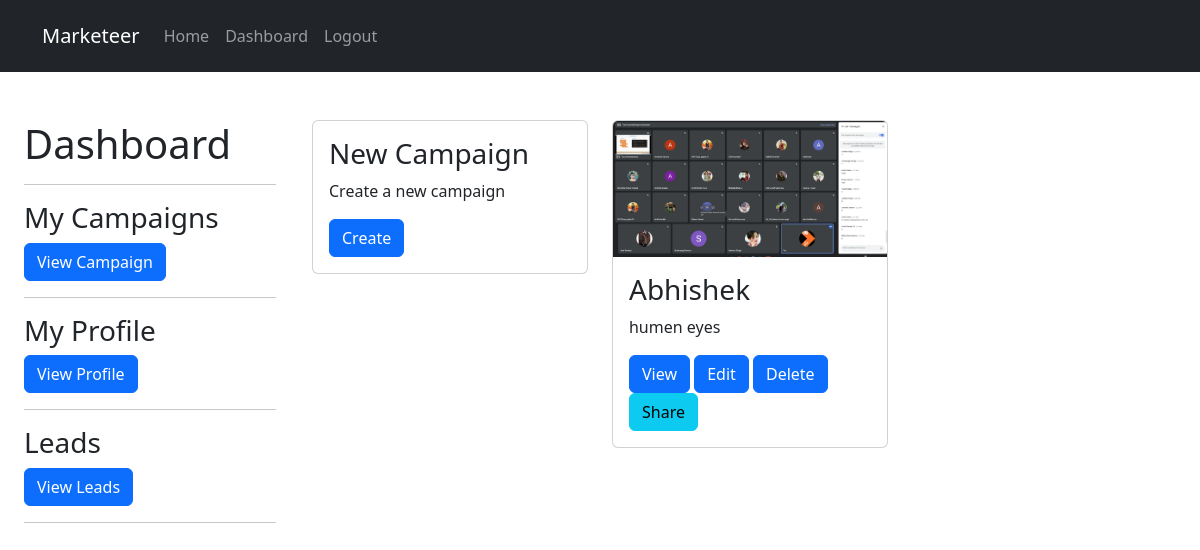
The page /profile/ (signed in) on the database as committed earlier.
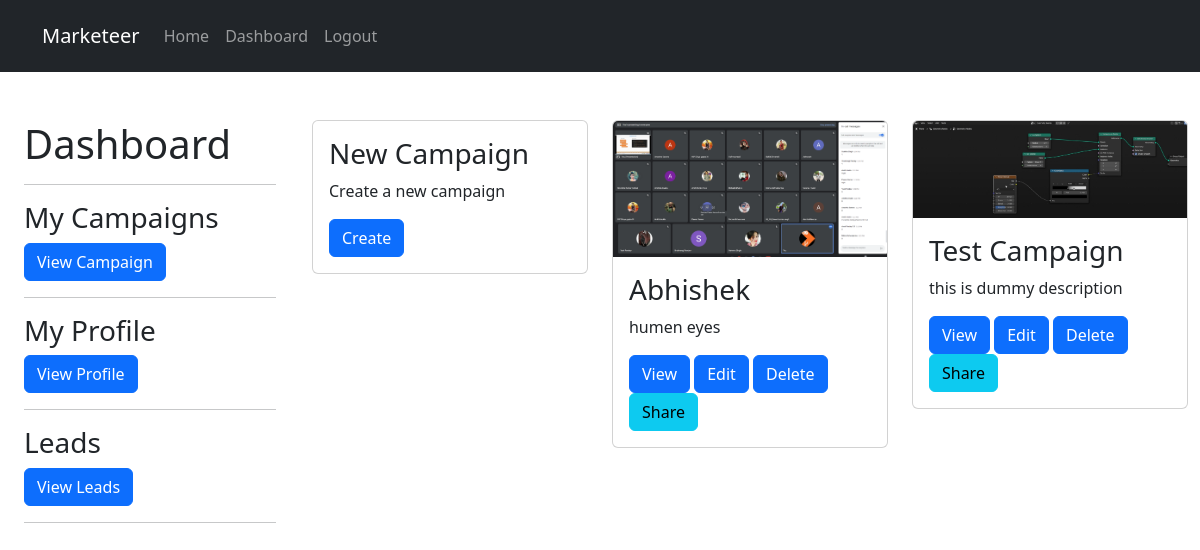
The same page on the database as committed later.
### Campaigns/models.py (models this page shows, shortened)
class Campaign(models.Model):
    name = models.CharField(max_length=255)
    slug = models.SlugField(unique=True, max_length=255)
    start_date = models.DateField()
    end_date = models.DateField()
    budget = models.DecimalField(max_digits=10, decimal_places=2)
    description = models.TextField()
    target_audience = models.TextField()
    platform = models.CharField(max_length=255)
    status = models.CharField(max_length=20, default='draft')
    image = models.ImageField(upload_to='campaign_images', null=True, blank=True)
    created_at = models.DateTimeField(auto_now_add=True)
    updated_at = models.DateTimeField(auto_now=True)
    client = models.ForeignKey(User, on_delete=models.CASCADE)

### Profile/views.py (the view)
# urls.py: path('', views.dashboard, name='dashboard'),
@login_required
def dashboard(request):
    try:
        profile = Profile.objects.get(user=request.user)
        campaigns = Campaign.objects.filter(client=request.user).order_by('-created_at')
        ctx = {'profile':profile,'campaigns':campaigns}
        return render(request,"profile/dashboard.html", ctx)
    except Profile.DoesNotExist:
        messages.error(request,"You don't have a profile yet, please add one")
        return redirect('add_profile')

### templates/profile/dashboard.html (shortened to what this page needs)
{% extends 'layout/base.html' %}
{% block content %}
<div class="container-fluid">
    <div class="row my-5">
        <div class="col-md-3">
            <div class="container-fluid">
                <div class="row">
                    <div class="col-md-12">
                        <h1>Dashboard</h1>
                        <hr>
                    </div>
                </div>
                <div class="row">
                    <div class="col-md-12">
                        <h3>My Campaigns</h3>
                        <a href="{% url 'campaigns' %}" class="btn btn-primary">View Campaign</a>
                        <hr>
                    </div>
                </div>
                <div class="row">
                    <div class="col-md-12">
                        <h3>My Profile</h3>
                        <a href="{% url 'view_profile' %}" class="btn btn-primary">View Profile</a>
                        <hr>
                    </div>
                </div>
                <div class="row">
                    <div class="col-md-12">
                        <h3>Leads</h3>
                        <a href="#" class="btn btn-primary">View Leads</a>
                        <hr>
                    </div>
                </div>
            </div>
        </div>
        <div class="col-md-9">
            <div class="row">
                <div class="col-4">
                    <div class="card">
                        <div class="card-body">
                            <h3 class="card-title">New Campaign</h3>
                            <p class="card-text">Create a new campaign</p>
                            <a href="{% url 'create_campaign' %}" class="btn btn-primary">Create</a>
                        </div>
                    </div>
                </div>
                {% for camp in campaigns %}
                <div class="col-4">
                    <div class="card">
                        {% if camp.image %}
                        <img class="card-img-top" src="{{camp.image.url}}" alt="Card image cap">
                        {% else %}
                        <img class="card-img-top" src="" alt="Card image cap">
                        {% endif %}
                        <div class="card-body">
                            <h3 class="card-title">{{camp.name}}</h3>
                            <p class="card-text">{{camp.description}}</p>
                            <a href="{% url 'campaign_detail' camp.slug %}" class="btn btn-primary">View</a>
                            <a href="{% url 'campaign_edit' camp.slug %}" class="btn btn-primary">Edit</a>
                            <a href="{% url 'campaign_delete' camp.slug %}" class="btn btn-primary">Delete</a>
                            <a href="#" class="btn btn-info">Share</a>
                        </div>
                    </div>
                </div>
                {% endfor %}
            </div>
        </div>
    </div>
</div>
{% endblock %}

### templates/layout/base.html (shortened to what this page needs)
{% load django_bootstrap5 %}
<!DOCTYPE html>
<html lang="en">
<head>
    {% bootstrap_css %}
</head>
<body>
    <header>
        {% include 'partials/navbar.html' %}
    </header>
    <main>
        {% block content %} {% endblock %}
    </main>
</body>
</html>

### templates/partials/navbar.html (shortened to what this page needs)
<nav class="navbar navbar-expand-lg navbar-dark bg-dark py-3">
    <div class="container">
        <a class="navbar-brand" href="#">Marketeer</a>
        <div class="collapse navbar-collapse" id="collapsibleNavId">
            <ul class="navbar-nav me-auto mt-2 mt-lg-0">
                <li class="nav-item">
                    <a class="nav-link" href="/" aria-current="page">Home </a>
                </li>
                {% if user.is_authenticated %}
                <li class="nav-item">
                    <a class="nav-link" href="{% url 'dashboard' %}" aria-current="page">Dashboard</a>
                </li>
                <li class="nav-item">
                    <a class="nav-link" href="{% url 'account_logout' %}" aria-current="page">Logout</a>
                </li>
                {% endif %}
            </ul>
        </div>
    </div>
</nav>

Rows that differ between the two databases and show on the page:
now on this page (row edited): Campaign: image (picture), name "Test Campaign", description "this is dummy description"
